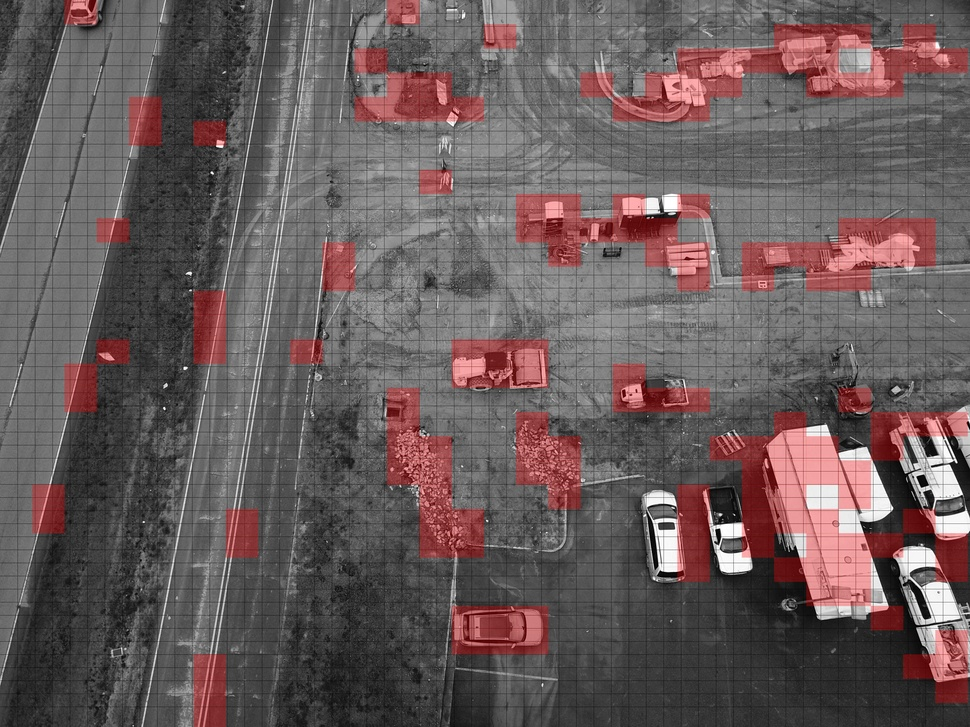
#> input picture potential_hazards/DJI_0554.JPG, 970 x 727 px, shrunk from 4000 x 3000 before the run, found by its file name
$ python contour.py
#> lines starting #> are read from the running program, lines starting #| are printed output that depends on the picture; after the words box and inside, x2 and y2 are one past the last pixel; in counts of white or black regions, pixels touching at a corner belong together
from PIL import Image, ImageDraw
import numpy as np
import json
from scipy.ndimage import label

# Load the image
image_path = "potential_hazards/DJI_0554.JPG"  # Replace with your image path
original_image = Image.open(image_path).convert("RGB")
#> original_image is the input picture: PIL image 970x727 RGB; mean R, G, B 104.3, 90.4, 90.7
image_np = np.array(original_image)

# Identify red-highlighted areas (only pixels where red is dominant)
red_mask = (image_np[:, :, 0] > 150) & (image_np[:, :, 1] < 100) & (image_np[:, :, 2] < 100)
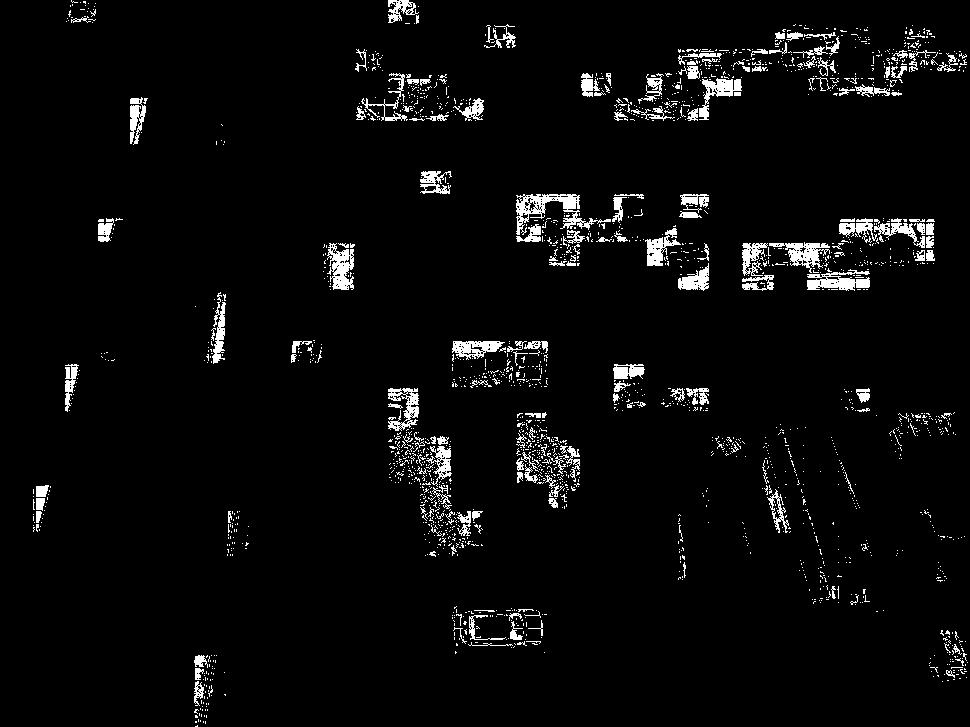
#> red_mask: shape (727, 970) bool; 3.9% white; 2036 white regions (1860 under 20 px), largest, box (x1, y1, x2, y2) and area: (516, 194, 611, 235) 1202, (807, 269, 870, 291) 787, (327, 243, 354, 290) 762

# Label connected components only in red-highlighted areas
labeled_array, num_features = label(red_mask)
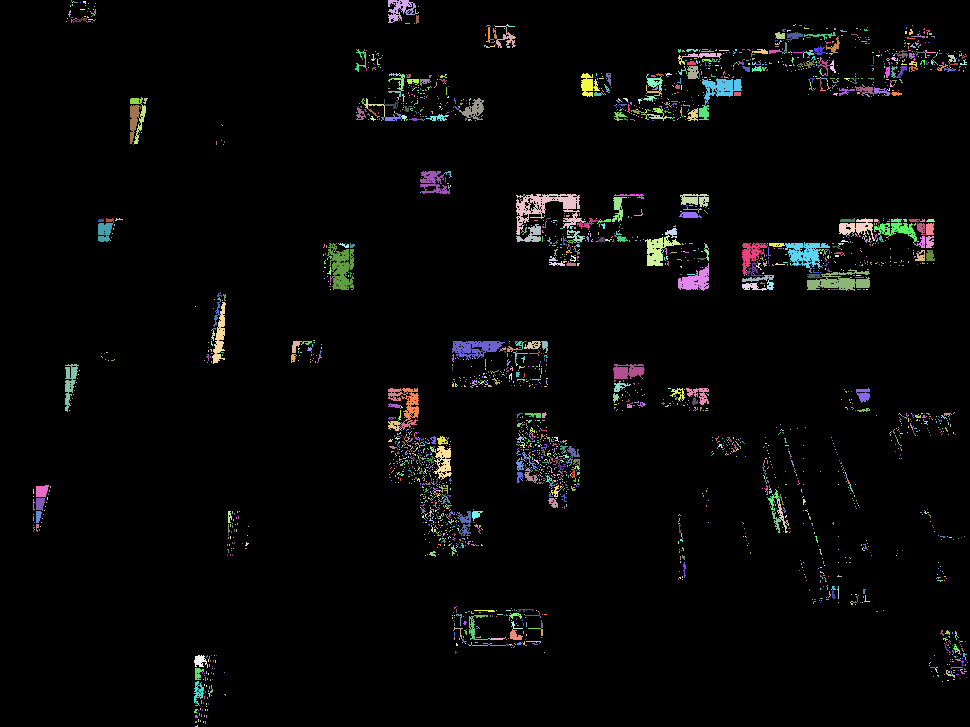
#> labeled_array: shape (727, 970) int32; 3392 distinct labels, from 0 to 3391; one colour per label, 0 black
#> num_features = 3391

# Prepare data structures for output
cluster_centers = []
contours = []

# Loop over each detected label to calculate cluster centers and contours
for label_num in range(1, num_features + 1):
    mask = (labeled_array == label_num)

    # Get coordinates of points in the current cluster
    coords = np.column_stack(np.where(mask))

    # Calculate the center of the cluster
    if len(coords) > 0:
        cX, cY = np.mean(coords, axis=0).astype(int)
        cluster_centers.append({"center": (cX, cY)})

        # Create a simple bounding box for the current cluster as a contour (faster than detailed contours)
        min_x, min_y = coords.min(axis=0)
        max_x, max_y = coords.max(axis=0)
        bounding_box = [(min_y, min_x), (min_y, max_x), (max_y, max_x), (max_y, min_x), (min_y, min_x)]
        contours.append(bounding_box)
#> this loop made 3391 passes
#> (coords, cX, cY, min_x, min_y, max_x, max_y, bounding_box) on passes 6, 34, 50, 57, 60: ([[2, 74], [2, 75], [2, 76], [2, 77]], 2, 75, 2, 74, 2, 77, [(74, 2), (74, 2), (77, 2), (77, 2), (74, 2)]), ([[16, 87], [17, 87], [17, 88]], 16, 87, 16, 87, 17, 88, [(87, 16), (87, 17), (88, 17), (88, 16), (87, 16)]), ([[21, 88], [21, 89], [21, 90]], 21, 89, 21, 88, 21, 90, [(88, 21), (88, 21), (90, 21), (90, 21), (88, 21)]), ([[25, 487], [25, 488], [25, 489]], 25, 488, 25, 487, 25, 489, [(487, 25), (487, 25), (489, 25), (489, 25), (487, 25)]), ([[25, 799], [25, 800], [25, 801]], 25, 800, 25, 799, 25, 801, [(799, 25), (799, 25), (801, 25), (801, 25), (799, 25)])
#> (cX, cY, min_x, min_y, max_x, max_y, bounding_box) on passes 1, 2, 3, 4, 5, 7: (0, 71, 0, 71, 1, 71, [(71, 0), (71, 1), (71, 1), (71, 0), (71, 0)]), (8, 397, 0, 388, 22, 412, [(388, 0), (388, 22), (412, 22), (412, 0), (388, 0)]), (1, 73, 1, 73, 1, 73, [(73, 1), (73, 1), (73, 1), (73, 1), (73, 1)]), (1, 84, 1, 83, 3, 85, [(83, 1), (83, 3), (85, 3), (85, 1), (83, 1)]), (2, 72, 2, 72, 2, 72, [(72, 2), (72, 2), (72, 2), (72, 2), (72, 2)]), (2, 80, 2, 80, 2, 80, [(80, 2), (80, 2), (80, 2), (80, 2), (80, 2)])
#> pass 1, `mask = (labeled_array == label_num)`:
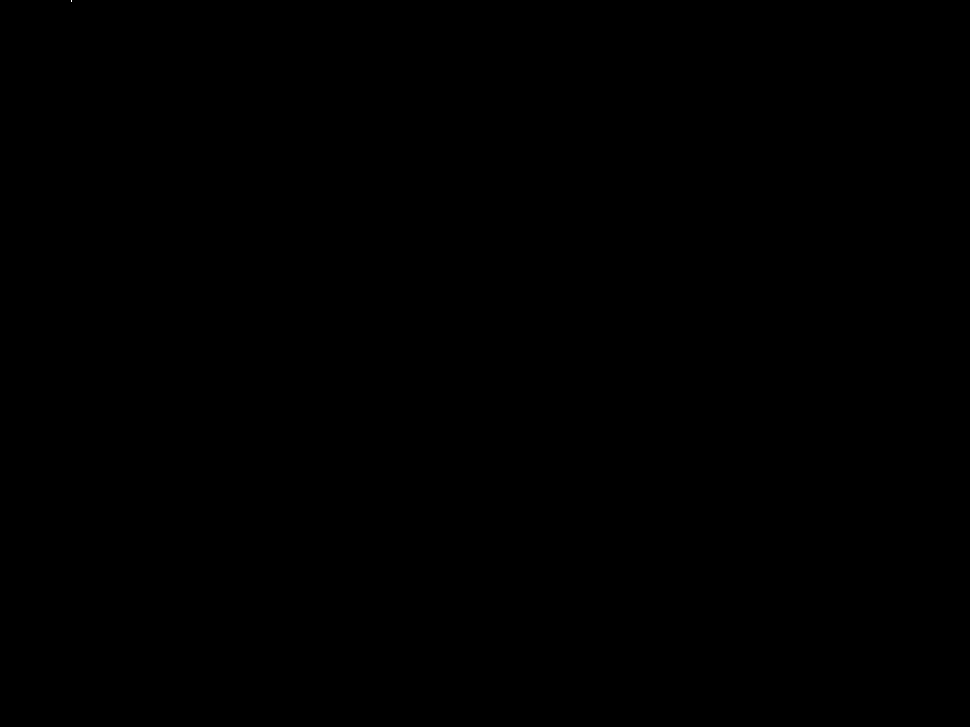
#> mask: shape (727, 970) bool; 0% white in thin lines or dots, all inside (x1, y1, x2, y2) = (71, 0, 72, 2)
#> after the loop: mask: shape (727, 970) bool; 0% white in thin lines or dots, all inside (x1, y1, x2, y2) = (195, 725, 198, 727)

# Draw contours on the original image
image_with_contours = original_image.copy()
draw = ImageDraw.Draw(image_with_contours)

# Draw each bounding box around the clusters with green lines
for contour in contours:
    draw.line(contour, fill="green", width=2)  # Closed polygon
#> this loop made 3391 passes
#> contour on passes 1 to 3: [(71, 0), (71, 1), (71, 1), (71, 0), (71, 0)], [(388, 0), (388, 22), (412, 22), (412, 0), (388, 0)], [(73, 1), (73, 1), (73, 1), (73, 1), (73, 1)]

# Save modified image and JSON output
output_image_path = "potential_hazards/image_with_clusters.jpg"  # Replace with your desired save path
output_json_path = "potential_hazards/cluster_centers.json"  # Replace with your desired save path

# Save the image with green contours
image_with_contours.save(output_image_path)
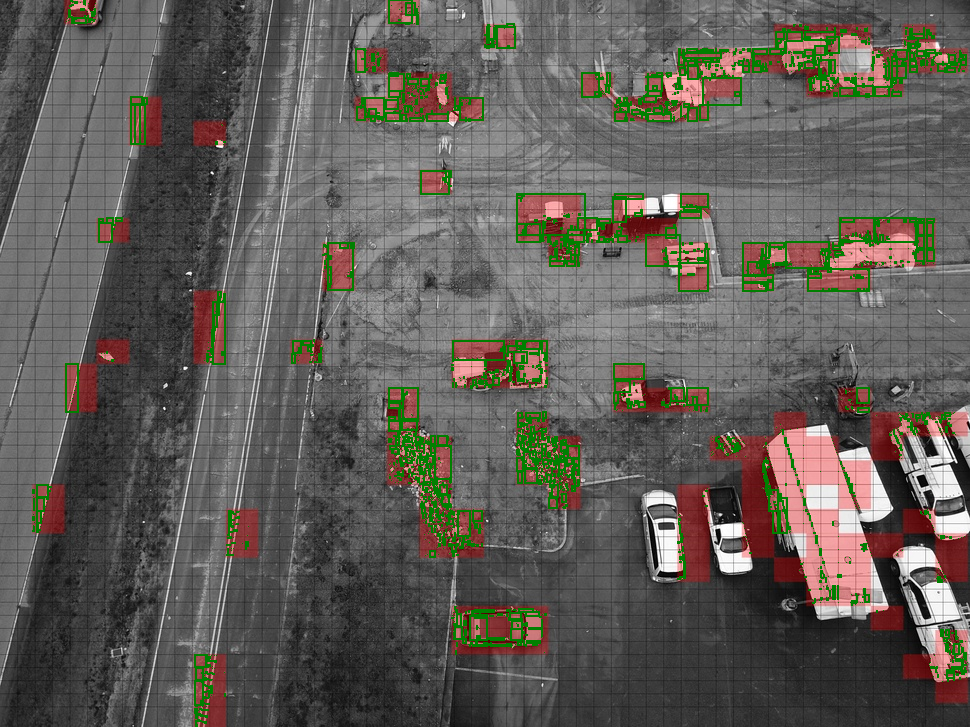
#> saved as image_with_clusters.jpg: PIL image 970x727 RGB; mean R, G, B 96.6, 92.5, 86.6

# Save JSON with cluster center coordinates
with open(output_json_path, "w") as json_file:
#> (the run stopped early here; a loop or call above may not have finished)

$ run again, with potential_hazards/DJI_0557.JPG copied over potential_hazards/DJI_0554.JPG
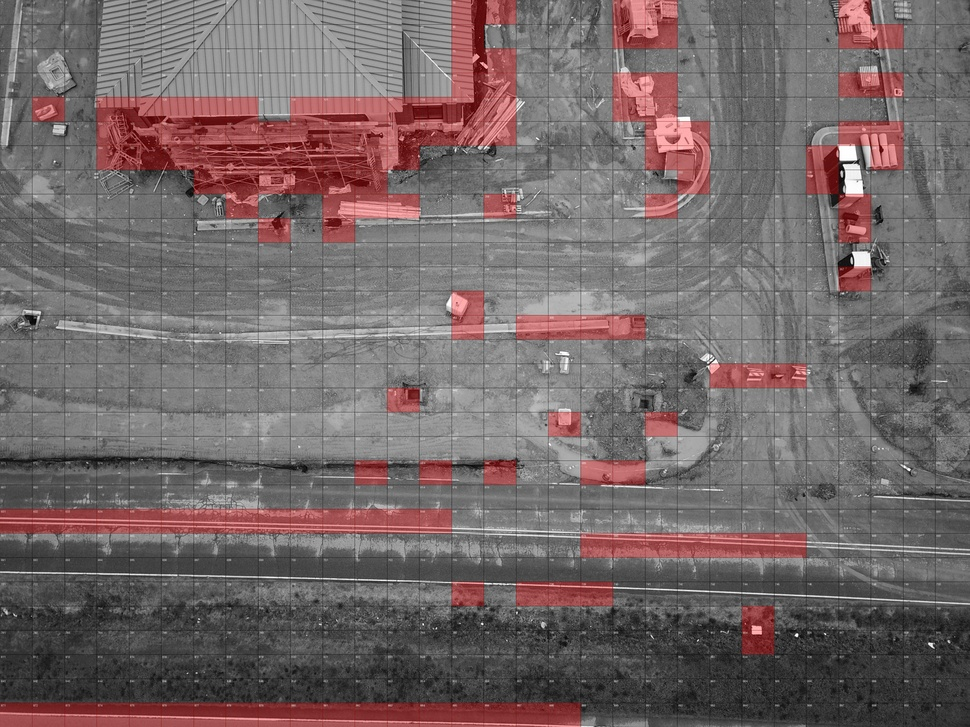
#> input picture potential_hazards/DJI_0557.JPG, 970 x 727 px, shrunk from 4000 x 3000 before the run, found by its file name
#> original_image is the input picture: PIL image 970x727 RGB; mean R, G, B 116.2, 103, 103.3
#> red_mask: shape (727, 970) bool; 5.1% white; 1577 white regions (1387 under 20 px), largest, box (x1, y1, x2, y2) and area: (0, 714, 520, 727) 3496, (160, 509, 451, 527) 2903, (178, 122, 308, 145) 1282
#> `labeled_array, num_features = label(red_mask)`:
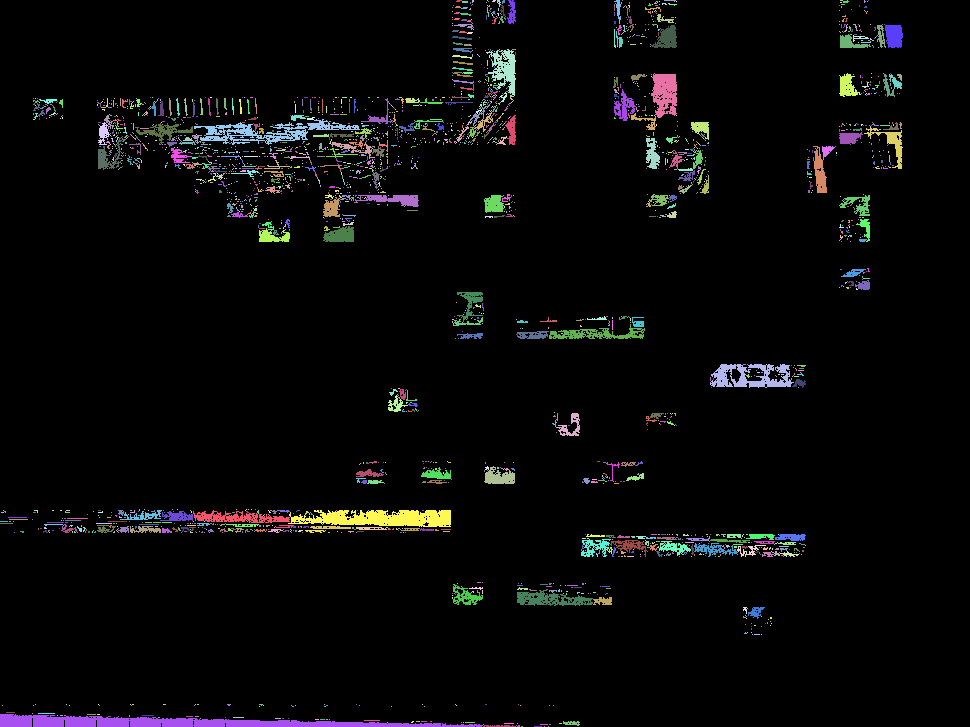
#> labeled_array: shape (727, 970) int32; 2724 distinct labels, from 0 to 2723; one colour per label, 0 black
#> num_features = 2723
#> the loop `for label_num in range(1, num_features + 1):` made 2723 passes
#> (coords, cX, cY, min_x, min_y, max_x, max_y, bounding_box) on passes 11, 13, 17: ([[0, 840], [0, 841], [0, 842]], 0, 841, 0, 840, 0, 842, [(840, 0), (840, 0), (842, 0), (842, 0), (840, 0)]), ([[0, 864], [1, 864], [1, 865], [2, 864]], 1, 864, 0, 864, 2, 865, [(864, 0), (864, 2), (865, 2), (865, 0), (864, 0)]), ([[1, 656], [1, 657], [2, 657]], 1, 656, 1, 656, 2, 657, [(656, 1), (656, 2), (657, 2), (657, 1), (656, 1)])
#> the loop `for contour in contours:` made 2723 passes
#> contour on passes 1 to 3: [(456, 0), (456, 1), (461, 1), (461, 0), (456, 0)], [(472, 0), (472, 2), (473, 2), (473, 0), (472, 0)], [(487, 0), (487, 0), (487, 0), (487, 0), (487, 0)]
#> `image_with_contours.save(output_image_path)`:
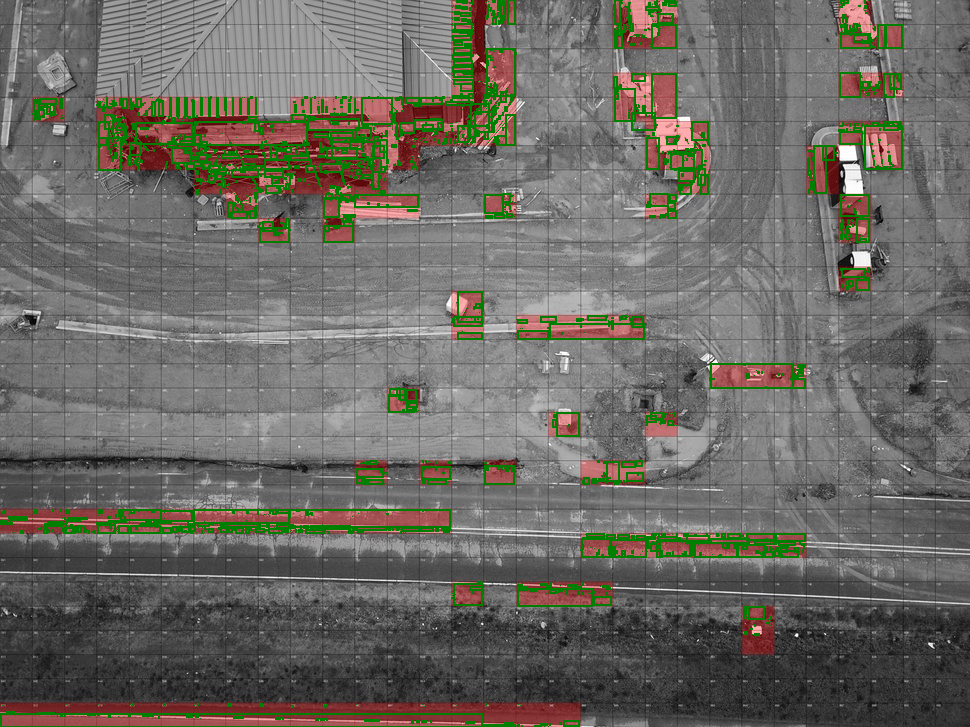
#> saved as image_with_clusters.jpg: PIL image 970x727 RGB; mean R, G, B 107.4, 105.4, 98.6

$ run again, with potential_hazards/DJI_0558.JPG copied over potential_hazards/DJI_0554.JPG
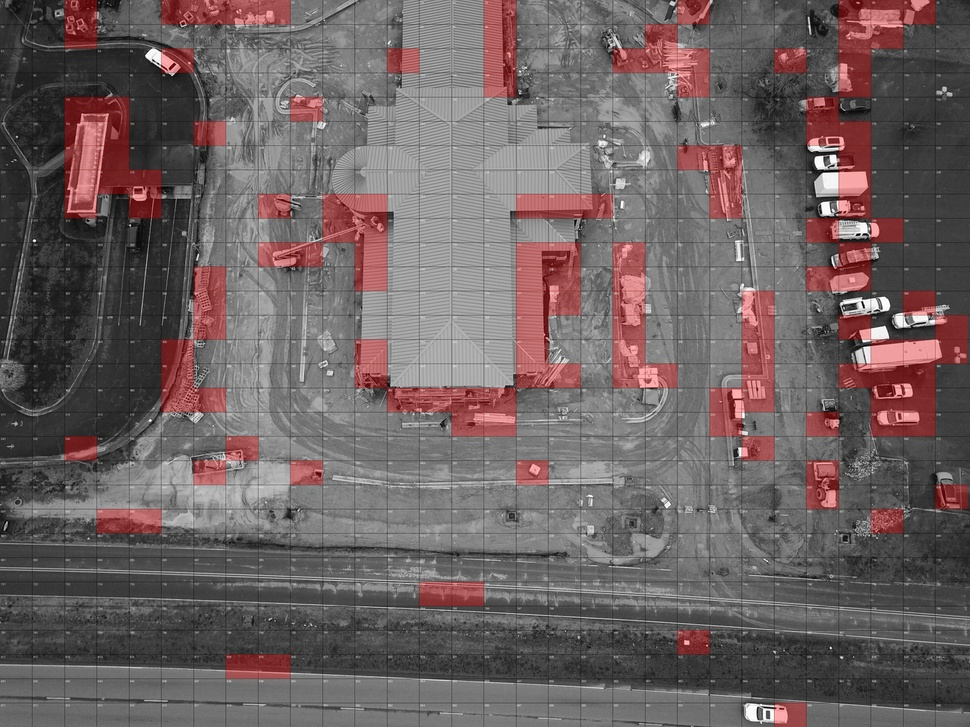
#> input picture potential_hazards/DJI_0558.JPG, 970 x 727 px, shrunk from 4000 x 3000 before the run, found by its file name
#> original_image is the input picture: PIL image 970x727 RGB; mean R, G, B 109.4, 96.9, 97.2
#> red_mask: shape (727, 970) bool; 3.9% white; 1749 white regions (1589 under 20 px), largest, box (x1, y1, x2, y2) and area: (739, 292, 774, 412) 1727, (552, 247, 580, 315) 864, (399, 388, 515, 417) 838
#> `labeled_array, num_features = label(red_mask)`:
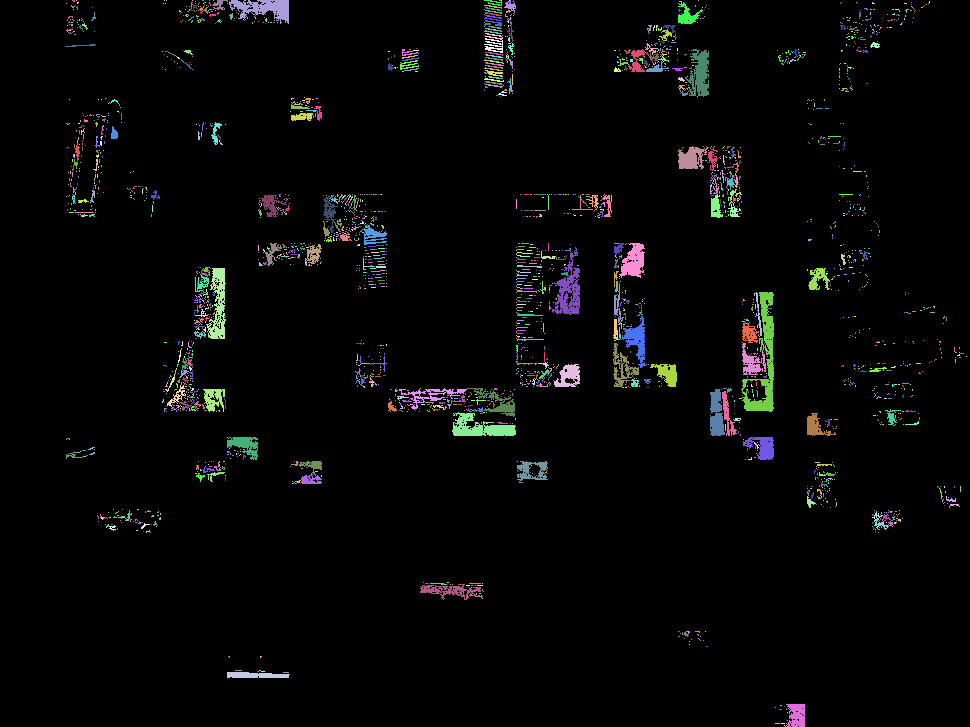
#> labeled_array: shape (727, 970) int32; 2821 distinct labels, from 0 to 2820; one colour per label, 0 black
#> num_features = 2820
#> the loop `for label_num in range(1, num_features + 1):` made 2820 passes
#> (coords, cX, cY, min_x, min_y, max_x, max_y, bounding_box) on passes 14, 19, 26: ([[0, 513], [1, 512], [1, 513], [1, 514]], 0, 513, 0, 512, 1, 514, [(512, 0), (512, 1), (514, 1), (514, 0), (512, 0)]), ([[2, 77], [2, 78], [3, 77]], 2, 77, 2, 77, 3, 78, [(77, 2), (77, 3), (78, 3), (78, 2), (77, 2)]), ([[2, 872], [3, 872], [3, 873], [3, 874]], 2, 872, 2, 872, 3, 874, [(872, 2), (872, 3), (874, 3), (874, 2), (872, 2)])
#> the loop `for contour in contours:` made 2820 passes
#> contour on passes 1 to 3: [(72, 0), (72, 1), (74, 1), (74, 0), (72, 0)], [(76, 0), (76, 0), (76, 0), (76, 0), (76, 0)], [(164, 0), (164, 0), (164, 0), (164, 0), (164, 0)]
#> `image_with_contours.save(output_image_path)`:
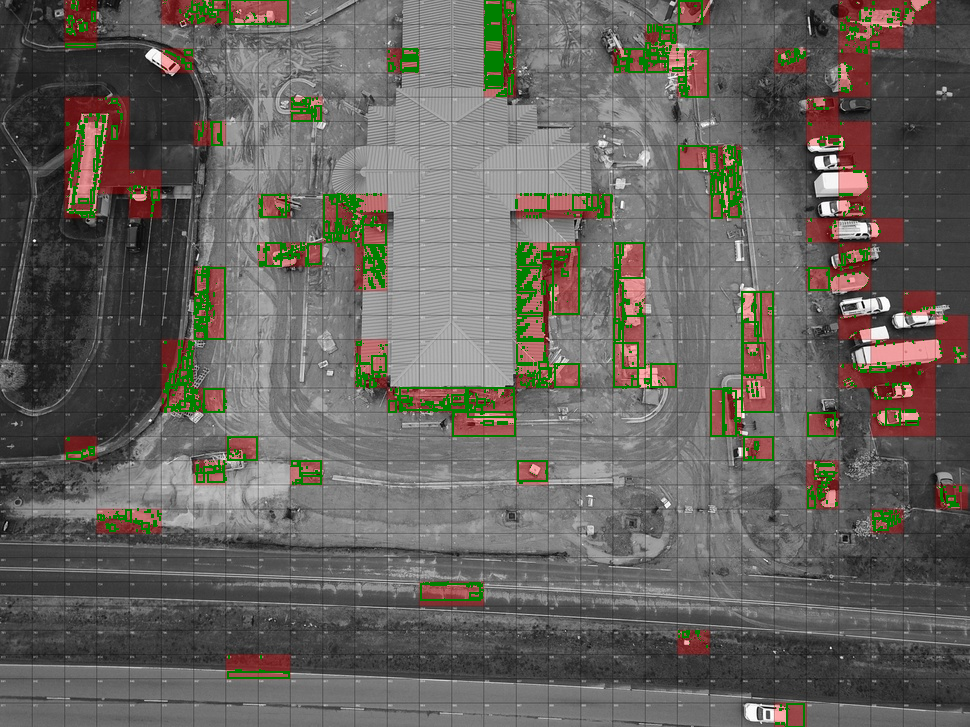
#> saved as image_with_clusters.jpg: PIL image 970x727 RGB; mean R, G, B 102.2, 98.8, 93.3
